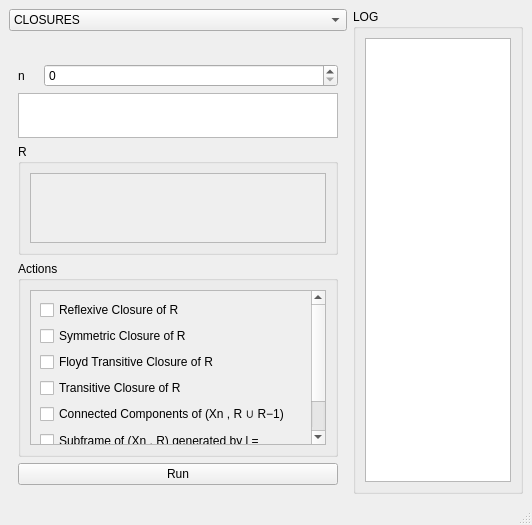
<?xml version="1.0" encoding="UTF-8"?>
<ui version="4.0">
 <class>Settings</class>
 <widget class="QMainWindow" name="Settings">
  <property name="geometry">
   <rect>
    <x>0</x>
    <y>0</y>
    <width>532</width>
    <height>525</height>
   </rect>
  </property>
  <property name="windowTitle">
   <string>Algorithms on Finite Structures</string>
  </property>
  <widget class="QWidget" name="centralwidget">
   <layout class="QGridLayout" name="gridLayout_7">
    <item row="0" column="1" rowspan="5">
     <widget class="QGroupBox" name="log_groupBox">
      <property name="minimumSize">
       <size>
        <width>170</width>
        <height>0</height>
       </size>
      </property>
      <property name="title">
       <string>LOG</string>
      </property>
      <layout class="QGridLayout" name="gridLayout_22">
       <item row="0" column="0">
        <widget class="QTextBrowser" name="log_textBrowser"/>
       </item>
      </layout>
     </widget>
    </item>
    <item row="0" column="0">
     <widget class="QComboBox" name="query_comboBox">
      <item>
       <property name="text">
        <string>CLOSURES</string>
       </property>
      </item>
      <item>
       <property name="text">
        <string>MODAL FORMULAS</string>
       </property>
      </item>
      <item>
       <property name="text">
        <string>M-EQUIVALENCE</string>
       </property>
      </item>
      <item>
       <property name="text">
        <string>QUOTIENT FRAMES</string>
       </property>
      </item>
     </widget>
    </item>
    <item row="4" column="0">
     <widget class="QStackedWidget" name="query_stackedWidget">
      <property name="currentIndex">
       <number>0</number>
      </property>
      <widget class="QWidget" name="closure_page">
       <layout class="QGridLayout" name="gridLayout_17">
        <item row="3" column="0" colspan="2">
         <widget class="QGroupBox" name="actionsClosure_groupBox">
          <property name="title">
           <string>Actions</string>
          </property>
          <layout class="QVBoxLayout" name="verticalLayout_2">
           <item>
            <widget class="QScrollArea" name="actions_scrollArea">
             <property name="widgetResizable">
              <bool>true</bool>
             </property>
             <widget class="QWidget" name="actions_scrollAreaWidgetContent">
              <property name="geometry">
               <rect>
                <x>0</x>
                <y>0</y>
                <width>321</width>
                <height>219</height>
               </rect>
              </property>
              <layout class="QVBoxLayout" name="verticalLayout_3">
               <item>
                <widget class="QCheckBox" name="reflex_checkBox">
                 <property name="text">
                  <string>Reflexive Closure of R</string>
                 </property>
                </widget>
               </item>
               <item>
                <widget class="QCheckBox" name="sym_checkBox">
                 <property name="text">
                  <string>Symmetric Closure of R</string>
                 </property>
                </widget>
               </item>
               <item>
                <widget class="QCheckBox" name="transFloyd_checkBox">
                 <property name="text">
                  <string>Floyd Transitive Closure of R</string>
                 </property>
                </widget>
               </item>
               <item>
                <widget class="QCheckBox" name="transDot_checkBox">
                 <property name="text">
                  <string>Transitive Closure of R</string>
                 </property>
                </widget>
               </item>
               <item>
                <widget class="QCheckBox" name="connected_checkBox">
                 <property name="text">
                  <string>Connected Components of (Xn , R ∪ R−1)</string>
                 </property>
                </widget>
               </item>
               <item>
                <widget class="QCheckBox" name="subframe_checkBox">
                 <property name="text">
                  <string>Subframe of (Xn , R) generated by l =</string>
                 </property>
                </widget>
               </item>
               <item>
                <widget class="QSpinBox" name="l_spinBox"/>
               </item>
              </layout>
             </widget>
            </widget>
           </item>
          </layout>
         </widget>
        </item>
        <item row="4" column="0" colspan="2">
         <widget class="QPushButton" name="runClosures_pushButton">
          <property name="text">
           <string>Run</string>
          </property>
         </widget>
        </item>
        <item row="1" column="0" colspan="2">
         <widget class="QTextBrowser" name="closureXn_textBrowser">
          <property name="maximumSize">
           <size>
            <width>16777215</width>
            <height>45</height>
           </size>
          </property>
         </widget>
        </item>
        <item row="0" column="1">
         <widget class="QSpinBox" name="nClosure_spinBox"/>
        </item>
        <item row="0" column="0">
         <widget class="QLabel" name="nClosure_label">
          <property name="maximumSize">
           <size>
            <width>20</width>
            <height>16777215</height>
           </size>
          </property>
          <property name="text">
           <string>n</string>
          </property>
         </widget>
        </item>
        <item row="2" column="0" colspan="2">
         <widget class="QGroupBox" name="RClosure_groupBox">
          <property name="title">
           <string>R</string>
          </property>
          <layout class="QGridLayout" name="gridLayout_13">
           <item row="0" column="0">
            <widget class="QScrollArea" name="RClosure_scrollArea">
             <property name="widgetResizable">
              <bool>true</bool>
             </property>
             <widget class="QWidget" name="R_scrollAreaWidgetContents">
              <property name="geometry">
               <rect>
                <x>0</x>
                <y>0</y>
                <width>294</width>
                <height>68</height>
               </rect>
              </property>
             </widget>
            </widget>
           </item>
          </layout>
         </widget>
        </item>
       </layout>
      </widget>
      <widget class="QWidget" name="modal_page">
       <layout class="QGridLayout" name="gridLayout_18">
        <item row="1" column="1">
         <widget class="QGroupBox" name="modalActions_groupBox">
          <property name="title">
           <string>ACTIONS</string>
          </property>
          <layout class="QGridLayout" name="gridLayout_10">
           <item row="0" column="0">
            <widget class="QScrollArea" name="modal_scrollArea">
             <property name="widgetResizable">
              <bool>true</bool>
             </property>
             <widget class="QWidget" name="modal_scrollAreaWidgetContents">
              <property name="geometry">
               <rect>
                <x>0</x>
                <y>0</y>
                <width>280</width>
                <height>549</height>
               </rect>
              </property>
              <layout class="QGridLayout" name="gridLayout_11">
               <item row="11" column="0" colspan="3">
                <widget class="QGroupBox" name="RFormula_groupBox">
                 <property name="title">
                  <string>R</string>
                 </property>
                 <layout class="QVBoxLayout" name="verticalLayout_5">
                  <item>
                   <widget class="QScrollArea" name="RFormula_scrollArea">
                    <property name="widgetResizable">
                     <bool>true</bool>
                    </property>
                    <widget class="QWidget" name="RFormula_scrollAreaWidgetContents">
                     <property name="geometry">
                      <rect>
                       <x>0</x>
                       <y>0</y>
                       <width>236</width>
                       <height>68</height>
                      </rect>
                     </property>
                    </widget>
                   </widget>
                  </item>
                 </layout>
                </widget>
               </item>
               <item row="13" column="0" colspan="3">
                <widget class="QGroupBox" name="VFormula_groupBox">
                 <property name="title">
                  <string>V</string>
                 </property>
                 <layout class="QVBoxLayout" name="verticalLayout_6">
                  <item>
                   <widget class="QScrollArea" name="VFormula_scrollArea">
                    <property name="widgetResizable">
                     <bool>true</bool>
                    </property>
                    <widget class="QWidget" name="VFormula_scrollAreaWidgetContents">
                     <property name="geometry">
                      <rect>
                       <x>0</x>
                       <y>0</y>
                       <width>236</width>
                       <height>68</height>
                      </rect>
                     </property>
                    </widget>
                   </widget>
                  </item>
                 </layout>
                </widget>
               </item>
               <item row="12" column="0" colspan="3">
                <widget class="QRadioButton" name="sValid_radioButton">
                 <property name="text">
                  <string>Is s valid in (Xn , R)</string>
                 </property>
                </widget>
               </item>
               <item row="0" column="0" colspan="3">
                <widget class="QLabel" name="s_label">
                 <property name="text">
                  <string>Enter s ∈ A ∗</string>
                 </property>
                </widget>
               </item>
               <item row="8" column="0" colspan="3">
                <widget class="QRadioButton" name="subformulas_radioButton">
                 <property name="text">
                  <string>Find subformulas of s</string>
                 </property>
                </widget>
               </item>
               <item row="1" column="1">
                <widget class="QPushButton" name="diamond_pushButton">
                 <property name="text">
                  <string> ◇ </string>
                 </property>
                </widget>
               </item>
               <item row="14" column="0">
                <widget class="QRadioButton" name="findX_radioButton">
                 <property name="text">
                  <string/>
                 </property>
                </widget>
               </item>
               <item row="9" column="0" colspan="3">
                <widget class="QLabel" name="nFormula_label">
                 <property name="text">
                  <string>n</string>
                 </property>
                </widget>
               </item>
               <item row="7" column="0" colspan="3">
                <widget class="QLineEdit" name="formula_lineEdit"/>
               </item>
               <item row="1" column="2">
                <widget class="QPushButton" name="arrow_pushButton">
                 <property name="text">
                  <string>--&gt;</string>
                 </property>
                </widget>
               </item>
               <item row="10" column="0" colspan="3">
                <widget class="QSpinBox" name="nFormula_spinBox"/>
               </item>
               <item row="1" column="0">
                <widget class="QPushButton" name="false_pushButton">
                 <property name="text">
                  <string>⊥</string>
                 </property>
                </widget>
               </item>
               <item row="15" column="0" colspan="3">
                <widget class="QTextBrowser" name="findX_textBrowser">
                 <property name="styleSheet">
                  <string notr="true">background-color: rgba(255, 255, 255, 0)</string>
                 </property>
                 <property name="html">
                  <string>&lt;!DOCTYPE HTML PUBLIC &quot;-//W3C//DTD HTML 4.0//EN&quot; &quot;http://www.w3.org/TR/REC-html40/strict.dtd&quot;&gt;
&lt;html&gt;&lt;head&gt;&lt;meta name=&quot;qrichtext&quot; content=&quot;1&quot; /&gt;&lt;style type=&quot;text/css&quot;&gt;
p, li { white-space: pre-wrap; }
&lt;/style&gt;&lt;/head&gt;&lt;body style=&quot; font-family:'Ubuntu'; font-size:11pt; font-weight:400; font-style:normal;&quot;&gt;
&lt;p style=&quot; margin-top:0px; margin-bottom:0px; margin-left:0px; margin-right:0px; -qt-block-indent:0; text-indent:0px;&quot;&gt;Find set of points x in Xn such that M, x ⊨ s, where the valuation of pi in M is Vi.&lt;/p&gt;&lt;/body&gt;&lt;/html&gt;</string>
                 </property>
                </widget>
               </item>
              </layout>
             </widget>
            </widget>
           </item>
          </layout>
         </widget>
        </item>
        <item row="0" column="1">
         <widget class="QLabel" name="A_label">
          <property name="text">
           <string>A =  { ( , ) , ⊥ , → , ♢ ,  p0 , p1 , . . .}.</string>
          </property>
         </widget>
        </item>
        <item row="2" column="1">
         <widget class="QPushButton" name="runFormula_pushButton">
          <property name="text">
           <string>Run</string>
          </property>
         </widget>
        </item>
       </layout>
      </widget>
      <widget class="QWidget" name="mEquiv_page">
       <layout class="QGridLayout" name="gridLayout_19">
        <item row="2" column="0" colspan="2">
         <widget class="QPushButton" name="runMEquiv_pushButton">
          <property name="text">
           <string>Run</string>
          </property>
         </widget>
        </item>
        <item row="0" column="0">
         <widget class="QGroupBox" name="mEquivF_groupBox">
          <property name="title">
           <string>F = (Xn, R)</string>
          </property>
          <layout class="QGridLayout" name="gridLayout_23">
           <item row="3" column="0">
            <widget class="QLabel" name="mEquivR_label">
             <property name="text">
              <string>R</string>
             </property>
            </widget>
           </item>
           <item row="0" column="1">
            <widget class="QSpinBox" name="mEquivN_spinBox"/>
           </item>
           <item row="2" column="0" colspan="2">
            <widget class="QTextBrowser" name="mEquivXn_textBrowser">
             <property name="maximumSize">
              <size>
               <width>16777215</width>
               <height>45</height>
              </size>
             </property>
            </widget>
           </item>
           <item row="0" column="0">
            <widget class="QLabel" name="mEquivN_label">
             <property name="maximumSize">
              <size>
               <width>20</width>
               <height>16777215</height>
              </size>
             </property>
             <property name="text">
              <string>n</string>
             </property>
            </widget>
           </item>
           <item row="4" column="0" colspan="2">
            <widget class="QScrollArea" name="mEquivR_scrollArea">
             <property name="widgetResizable">
              <bool>true</bool>
             </property>
             <widget class="QWidget" name="mEquivR_scrollAreaWidgetContents">
              <property name="geometry">
               <rect>
                <x>0</x>
                <y>0</y>
                <width>131</width>
                <height>68</height>
               </rect>
              </property>
             </widget>
            </widget>
           </item>
          </layout>
         </widget>
        </item>
        <item row="0" column="1">
         <widget class="QGroupBox" name="mEquivG_groupBox">
          <property name="title">
           <string>G = (Yk, S)</string>
          </property>
          <layout class="QGridLayout" name="gridLayout_8">
           <item row="0" column="1">
            <widget class="QSpinBox" name="k_spinBox"/>
           </item>
           <item row="2" column="0">
            <widget class="QLabel" name="mEquivS_label">
             <property name="text">
              <string>S</string>
             </property>
            </widget>
           </item>
           <item row="3" column="0" colspan="2">
            <widget class="QScrollArea" name="s_scrollArea">
             <property name="widgetResizable">
              <bool>true</bool>
             </property>
             <widget class="QWidget" name="s_scrollAreaWidgetContents">
              <property name="geometry">
               <rect>
                <x>0</x>
                <y>0</y>
                <width>131</width>
                <height>68</height>
               </rect>
              </property>
             </widget>
            </widget>
           </item>
           <item row="0" column="0">
            <widget class="QLabel" name="k_label">
             <property name="maximumSize">
              <size>
               <width>20</width>
               <height>16777215</height>
              </size>
             </property>
             <property name="text">
              <string>k</string>
             </property>
            </widget>
           </item>
           <item row="1" column="0" colspan="2">
            <widget class="QTextBrowser" name="mEquivYk_textBrowser">
             <property name="maximumSize">
              <size>
               <width>16777215</width>
               <height>45</height>
              </size>
             </property>
            </widget>
           </item>
          </layout>
         </widget>
        </item>
        <item row="1" column="0" colspan="2">
         <widget class="QGroupBox" name="actions_groupBox">
          <property name="title">
           <string>ACTIONS</string>
          </property>
          <layout class="QGridLayout" name="gridLayout_9">
           <item row="2" column="1">
            <widget class="QSpinBox" name="m_spinBox"/>
           </item>
           <item row="4" column="0" colspan="2">
            <widget class="QRadioButton" name="mEquiv_radioButton">
             <property name="text">
              <string>Check if m-equivalant</string>
             </property>
            </widget>
           </item>
           <item row="2" column="0">
            <widget class="QLabel" name="m_label">
             <property name="maximumSize">
              <size>
               <width>20</width>
               <height>16777215</height>
              </size>
             </property>
             <property name="text">
              <string>m</string>
             </property>
            </widget>
           </item>
           <item row="1" column="0" colspan="2">
            <widget class="QRadioButton" name="pmorphic_radioButton">
             <property name="text">
              <string>Check F and G pmorphic</string>
             </property>
            </widget>
           </item>
           <item row="0" column="0" colspan="2">
            <widget class="QRadioButton" name="log_radioButton">
             <property name="text">
              <string>Check Log(F) = Log(G)</string>
             </property>
            </widget>
           </item>
          </layout>
         </widget>
        </item>
       </layout>
      </widget>
      <widget class="QWidget" name="quotient_page">
       <layout class="QGridLayout" name="gridLayout_21">
        <item row="1" column="1" colspan="2">
         <widget class="QCheckBox" name="vClosure_checkBox">
          <property name="text">
           <string>Compute [V]. Just close F under V_family.</string>
          </property>
         </widget>
        </item>
        <item row="3" column="1" colspan="2">
         <widget class="QPushButton" name="runQuotient_pushButton">
          <property name="text">
           <string>Run</string>
          </property>
         </widget>
        </item>
        <item row="2" column="1" colspan="2">
         <widget class="QCheckBox" name="quotient_checkBox">
          <property name="text">
           <string>Compute F/∼ [V] . Make the quotient frame</string>
          </property>
         </widget>
        </item>
        <item row="0" column="1">
         <widget class="QGroupBox" name="quotientF_groupBox">
          <property name="title">
           <string>F = (Xn, R)</string>
          </property>
          <layout class="QGridLayout" name="gridLayout_5">
           <item row="1" column="0" colspan="2">
            <widget class="QTextBrowser" name="xnQuotient_textBrowser">
             <property name="maximumSize">
              <size>
               <width>16777215</width>
               <height>45</height>
              </size>
             </property>
            </widget>
           </item>
           <item row="2" column="0" colspan="2">
            <widget class="QGroupBox" name="RSetClosure_groupBox">
             <property name="title">
              <string>R</string>
             </property>
             <layout class="QGridLayout" name="gridLayout_12">
              <item row="1" column="0">
               <widget class="QScrollArea" name="RQuotient_scrollArea">
                <property name="widgetResizable">
                 <bool>true</bool>
                </property>
                <widget class="QWidget" name="RQuotient_scrollAreaWidgetContents">
                 <property name="geometry">
                  <rect>
                   <x>0</x>
                   <y>0</y>
                   <width>74</width>
                   <height>151</height>
                  </rect>
                 </property>
                </widget>
               </widget>
              </item>
             </layout>
            </widget>
           </item>
           <item row="0" column="0">
            <widget class="QLabel" name="NSetClosure_label">
             <property name="maximumSize">
              <size>
               <width>20</width>
               <height>16777215</height>
              </size>
             </property>
             <property name="text">
              <string>n</string>
             </property>
            </widget>
           </item>
           <item row="0" column="1">
            <widget class="QSpinBox" name="nQuotient_spinBox"/>
           </item>
          </layout>
         </widget>
        </item>
        <item row="0" column="2">
         <widget class="QGroupBox" name="VFamily_groupBox">
          <property name="title">
           <string>V_Family = {V0...} (sets)</string>
          </property>
          <layout class="QGridLayout" name="gridLayout_4">
           <item row="0" column="0">
            <widget class="QPushButton" name="addV_pushButton">
             <property name="text">
              <string>+</string>
             </property>
            </widget>
           </item>
           <item row="0" column="1">
            <widget class="QPushButton" name="delV_pushButton">
             <property name="text">
              <string>-</string>
             </property>
            </widget>
           </item>
           <item row="1" column="0" colspan="2">
            <widget class="QScrollArea" name="VQuotient_scrollArea">
             <property name="widgetResizable">
              <bool>true</bool>
             </property>
             <widget class="QWidget" name="VQuotient_scrollAreaWidgetContents">
              <property name="geometry">
               <rect>
                <x>0</x>
                <y>0</y>
                <width>164</width>
                <height>247</height>
               </rect>
              </property>
             </widget>
            </widget>
           </item>
          </layout>
         </widget>
        </item>
       </layout>
      </widget>
     </widget>
    </item>
   </layout>
  </widget>
  <widget class="QMenuBar" name="menubar">
   <property name="geometry">
    <rect>
     <x>0</x>
     <y>0</y>
     <width>532</width>
     <height>22</height>
    </rect>
   </property>
  </widget>
  <widget class="QStatusBar" name="statusbar"/>
 </widget>
 <resources/>
 <connections/>
</ui>
